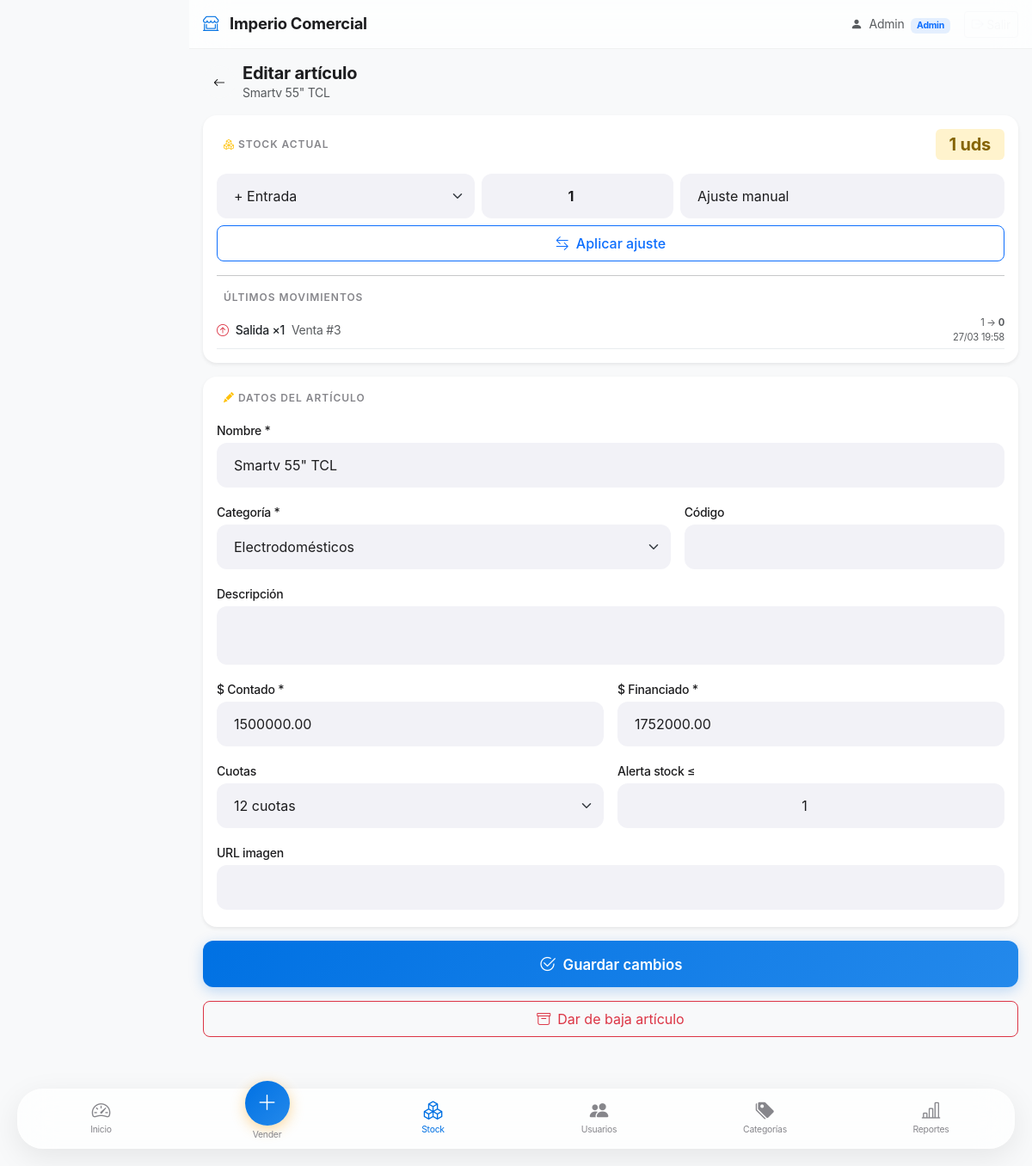
/stock/editar.php?id=1 (signed in), run on the app's committed database.
### tables this page shows
CREATE TABLE articulos (
    id                MEDIUMINT UNSIGNED NOT NULL AUTO_INCREMENT,
    categoria_id      SMALLINT UNSIGNED  NOT NULL,
    codigo            VARCHAR(30)            NULL UNIQUE,
    nombre            VARCHAR(150)       NOT NULL,
    descripcion       TEXT                   NULL,
    precio_contado    DECIMAL(12,2)      NOT NULL DEFAULT 0.00,
    precio_financiado DECIMAL(12,2)      NOT NULL DEFAULT 0.00,   
    cuotas            TINYINT UNSIGNED   NOT NULL DEFAULT 1,       
    monto_cuota       DECIMAL(12,2)      GENERATED ALWAYS AS
                          (ROUND(precio_financiado / cuotas, 2)) STORED,
    stock_actual      SMALLINT           NOT NULL DEFAULT 0,
    stock_minimo      SMALLINT           NOT NULL DEFAULT 1,       
    imagen_url        VARCHAR(255)           NULL,
    activo            TINYINT(1)         NOT NULL DEFAULT 1,
    created_at        DATETIME           NOT NULL DEFAULT CURRENT_TIMESTAMP,
    updated_at        DATETIME           NOT NULL DEFAULT CURRENT_TIMESTAMP
                          ON UPDATE CURRENT_TIMESTAMP,
    PRIMARY KEY (id),
    INDEX idx_categoria  (categoria_id),
    INDEX idx_stock      (stock_actual),
    INDEX idx_activo     (activo),
    FULLTEXT idx_busqueda (nombre, descripcion),
    CONSTRAINT fk_art_cat FOREIGN KEY (categoria_id)
        REFERENCES categorias(id) ON UPDATE CASCADE
);

CREATE TABLE stock_movimientos (
    id           INT UNSIGNED   NOT NULL AUTO_INCREMENT,
    articulo_id  MEDIUMINT UNSIGNED NOT NULL,
    usuario_id   INT UNSIGNED   NOT NULL,
    tipo         ENUM('entrada','salida','ajuste') NOT NULL,
    cantidad     SMALLINT       NOT NULL,
    stock_antes  SMALLINT       NOT NULL,
    stock_despues SMALLINT      NOT NULL,
    referencia   VARCHAR(100)       NULL,   
    created_at   DATETIME       NOT NULL DEFAULT CURRENT_TIMESTAMP,
    PRIMARY KEY (id),
    INDEX idx_articulo (articulo_id),
    INDEX idx_fecha    (created_at),
    CONSTRAINT fk_mov_art FOREIGN KEY (articulo_id)
        REFERENCES articulos(id),
    CONSTRAINT fk_mov_usr FOREIGN KEY (usuario_id)
        REFERENCES usuarios(id)
);

CREATE TABLE categorias (
    id        SMALLINT UNSIGNED NOT NULL AUTO_INCREMENT,
    nombre    VARCHAR(80)       NOT NULL,
    icono     VARCHAR(40)       NOT NULL DEFAULT 'bi-box',
    activo    TINYINT(1)        NOT NULL DEFAULT 1,
    PRIMARY KEY (id)
);

### stock/editar.php (the view, shortened to what this page needs)
<?php
$pdo       = getPDO();
$id        = (int)($_GET['id'] ?? 0);
$stmtA = $pdo->prepare(
    'SELECT * FROM articulos WHERE id = ? AND activo = 1'
);
$stmtA->execute([$id]);
$art = $stmtA->fetch();
$categorias = $pdo->query(
    'SELECT id, nombre FROM categorias WHERE activo = 1 ORDER BY nombre'
)->fetchAll();
$movimientos = $pdo->prepare(
    'SELECT m.tipo, m.cantidad, m.stock_antes, m.stock_despues,
            m.referencia, m.created_at, u.nombre AS usuario
       FROM stock_movimientos m
       JOIN usuarios u ON u.id = m.usuario_id
      WHERE m.articulo_id = ?
      ORDER BY m.created_at DESC
      LIMIT 5'
);
$movimientos->execute([$id]);
$movs = $movimientos->fetchAll();
?>
<?php require_once __DIR__ . '/../includes/head.php'; ?>
<?php require_once __DIR__ . '/../includes/topbar.php'; ?>
<main class="container-fluid px-3 pt-3 pb-2">
    <div class="d-flex align-items-center mb-3 gap-2">
        <a href="<?= APP_URL ?>/stock/index.php"
           class="btn btn-sm btn-light rounded-circle p-2"
           style="min-width:38px;min-height:38px;">
            <i class="bi bi-arrow-left"></i>
        </a>
        <div>
            <h1 class="fs-5 fw-bold mb-0">Editar artículo</h1>
            <p class="text-muted small mb-0"><?= htmlspecialchars($art['nombre']) ?></p>
        </div>
    </div>
    <div class="card border-0 shadow-sm rounded-4 mb-3">
        <div class="card-body py-3">
            <div class="d-flex align-items-center justify-content-between mb-3">
                <p class="section-title mb-0">
                    <i class="bi bi-boxes me-1 text-warning"></i>Stock actual
                </p>
                <span class="badge fs-5 fw-bold px-3 py-2
                      <?= $art['stock_actual'] == 0 ? 'stock-empty' :
                         ($art['stock_actual'] <= $art['stock_minimo'] ? 'stock-low' : 'stock-ok') ?>">
                    <?= $art['stock_actual'] ?> uds
                </span>
            </div>
            <form method="POST" class="d-flex flex-column gap-2">
                <div class="row g-2">
                    <div class="col-4">
                        <select name="tipo_ajuste" class="form-select form-select-touch">
                            <option value="entrada">+ Entrada</option>
                        </select>
                    </div>
                    <div class="col-3">
                        <input type="number" name="cant_ajuste"
                               class="form-control form-control-touch text-center fw-bold"
                               value="1" min="1" inputmode="numeric">
                    </div>
                    <div class="col-5">
                        <input type="text" name="motivo"
                               class="form-control form-control-touch"
                               placeholder="Motivo" value="Ajuste manual">
                    </div>
                </div>
                <button type="submit"
                        class="btn btn-outline-primary rounded-3 py-2 fw-medium">
                    <i class="bi bi-arrow-left-right me-2"></i>Aplicar ajuste
                </button>
            </form>
            <?php if ($movs): ?>
            <hr class="my-3">
            <p class="section-title mb-2">Últimos movimientos</p>
            <?php foreach ($movs as $mov): ?>
            <?php
                $tipo = $mov['tipo'];
                $color = $tipo === 'entrada' ? 'success' : ($tipo === 'salida' ? 'danger' : 'warning');
                $icon  = $tipo === 'entrada' ? 'arrow-down-circle' : ($tipo === 'salida' ? 'arrow-up-circle' : 'arrow-left-right');
            ?>
            <div class="d-flex align-items-center gap-2 py-1 border-bottom border-light-subtle small">
                <i class="bi bi-<?= $icon ?> text-<?= $color ?>"></i>
                <div class="flex-grow-1">
                    <span class="fw-medium"><?= ucfirst($tipo) ?> ×<?= $mov['cantidad'] ?></span>
                    <span class="text-muted ms-1"><?= htmlspecialchars($mov['referencia']) ?></span>
                </div>
                <div class="text-end text-muted" style="font-size:.7rem">
                    <?= $mov['stock_antes'] ?> → <strong><?= $mov['stock_despues'] ?></strong><br>
                    <?= date('d/m H:i', strtotime($mov['created_at'])) ?>
                </div>
            </div>
            <?php endforeach; ?>
            <?php endif; ?>
        </div>
    </div>
    <form method="POST" novalidate>
        <div class="venta-form rounded-4 p-3 shadow-sm mb-3">
            <p class="section-title mb-3">
                <i class="bi bi-pencil-fill me-1 text-warning"></i>Datos del artículo
            </p>
            <div class="mb-3">
                <label class="form-label small fw-medium mb-1">Nombre *</label>
                <input type="text" name="nombre"
                       class="form-control form-control-touch"
                       value="<?= htmlspecialchars($art['nombre']) ?>" required>
            </div>
            <div class="row g-3 mb-3">
                <div class="col-7">
                    <label class="form-label small fw-medium mb-1">Categoría *</label>
                    <select name="categoria_id" class="form-select form-select-touch" required>
                        <?php foreach ($categorias as $cat): ?>
                        <option value="<?= $cat['id'] ?>"
                            <?= $art['categoria_id'] == $cat['id'] ? 'selected' : '' ?>>
                            <?= htmlspecialchars($cat['nombre']) ?>
                        </option>
                        <?php endforeach; ?>
                    </select>
                </div>
                <div class="col-5">
                    <label class="form-label small fw-medium mb-1">Código</label>
                    <input type="text" name="codigo"
                           class="form-control form-control-touch"
                           value="<?= htmlspecialchars($art['codigo'] ?? '') ?>">
                </div>
            </div>
            <div class="mb-3">
                <label class="form-label small fw-medium mb-1">Descripción</label>
                <textarea name="descripcion" class="form-control form-control-touch"
                          rows="2" style="resize:none"
                ><?= htmlspecialchars($art['descripcion'] ?? '') ?></textarea>
            </div>
            <div class="row g-3 mb-3">
                <div class="col-6">
                    <label class="form-label small fw-medium mb-1">$ Contado *</label>
                    <input type="number" name="precio_contado"
                           class="form-control form-control-touch"
                           value="<?= $art['precio_contado'] ?>"
                           min="0" step="0.01" inputmode="decimal" required>
                </div>
                <div class="col-6">
                    <label class="form-label small fw-medium mb-1">$ Financiado *</label>
                    <input type="number" name="precio_financiado"
                           class="form-control form-control-touch"
                           value="<?= $art['precio_financiado'] ?>"
                           min="0" step="0.01" inputmode="decimal" required>
                </div>
            </div>
            <div class="row g-3 mb-3">
                <div class="col-6">
                    <label class="form-label small fw-medium mb-1">Cuotas</label>
                    <select name="cuotas" class="form-select form-select-touch">
                        <?php foreach ([1,3,6,9,12,18,24] as $c): ?>
                        <option value="<?= $c ?>" <?= $art['cuotas'] == $c ? 'selected' : '' ?>>
                            <?= $c === 1 ? '1 pago' : "{$c} cuotas" ?>
                        </option>
                        <?php endforeach; ?>
                    </select>
                </div>
                <div class="col-6">
                    <label class="form-label small fw-medium mb-1">Alerta stock ≤</label>
                    <input type="number" name="stock_minimo"
                           class="form-control form-control-touch text-center"
                           value="<?= $art['stock_minimo'] ?>"
                           min="1" inputmode="numeric">
                </div>
            </div>
            <div class="mb-1">
                <label class="form-label small fw-medium mb-1">URL imagen</label>
                <input type="url" name="imagen_url"
                       class="form-control form-control-touch"
                       value="<?= htmlspecialchars($art['imagen_url'] ?? '') ?>"
                       inputmode="url">
            </div>
        </div>
        <button type="submit" class="btn-venta mb-3">
            <i class="bi bi-check2-circle me-2 fs-5"></i>Guardar cambios
        </button>
        <button type="button"
                class="btn btn-outline-danger w-100 rounded-3 py-2 mb-4"
                data-bs-toggle="modal" data-bs-target="#modal-desactivar">
            <i class="bi bi-archive me-2"></i>Dar de baja artículo
        </button>
    </form>
</main>
<?php require_once __DIR__ . '/../includes/bottom_nav.php'; ?>
</body>
</html>

### assets/css/app.css (style rules this page uses)
:root { --ic-primary: #1d1d1f; --ic-accent: #0071e3; --ic-success: #34c759; --ic-danger: #ff3b30; --ic-warning: #ff9f0a; --ic-surface: #ffffff; --ic-bg: #f5f5f7; --ic-text: #1d1d1f; --ic-text-muted: #86868b; --ic-border: #d2d2d7; --ic-radius: 22px; --ic-radius-sm: 12px; --ic-shadow: 0 4px 12px rgba(0, 0, 0, 0.05); --ic-shadow-lg: 0 10px 35px rgba(0, 0, 0, 0.08); --ic-glass: rgba(255, 255, 255, 0.72); --ic-blur: 20px; --bottom-nav-h: 68px; --safe-bottom: env(safe-area-inset-bottom, 0px); --safe-top: env(safe-area-inset-top, 0px); }
*, *::before, *::after { box-sizing: border-box; }
body { background-color: var(--ic-bg); color: var(--ic-text); font-family: 'Inter', -apple-system, BlinkMacSystemFont, sans-serif; -webkit-font-smoothing: antialiased; letter-spacing: -0.015em; overscroll-behavior-y: none; }
input, select, textarea { font-size: 16px !important; }
.venta-form { background: var(--ic-surface); border-radius: var(--ic-radius) var(--ic-radius) 0 0; }
.form-control-touch, .form-select-touch { min-height: 52px; border-radius: var(--ic-radius-sm); border: none; padding: .65rem 1.25rem; transition: all .2s ease; background-color: #f2f2f7; color: var(--ic-text); }
.btn-venta { background: linear-gradient(135deg, var(--ic-accent), #2489eb); color: #fff; border: none; border-radius: var(--ic-radius-sm); min-height: 54px; font-size: 1.05rem; font-weight: 600; width: 100%; box-shadow: 0 4px 16px rgba(0, 113, 227, 0.25); transition: transform .15s, box-shadow .15s; touch-action: manipulation; }
.stock-low { background-color: #fff3cd; color: #856404; }
.section-title { font-size: .75rem; font-weight: 600; text-transform: uppercase; letter-spacing: .08em; color: var(--ic-text-muted); margin-bottom: 1rem; padding: 0 .5rem; }
@media (min-width: 768px) { body { padding-left: 220px; } }

### data on the page
articulos: nombre "Smartv 55\" TCL", stock_actual "1", categoria_id "Electrodomésticos", precio_contado "1500000.00", precio_financiado "1752000.00", cuotas "12 cuotas", stock_minimo "1"
stock_movimientos: tipo "Salida", cantidad "1", referencia "Venta #3", stock_antes "1", stock_despues "0", created_at "27/03 19:58"

### other printed values
APP_NAME "Imperio Comercial"
$user['nombre'] "Admin"
$user['rol'] "Admin"
